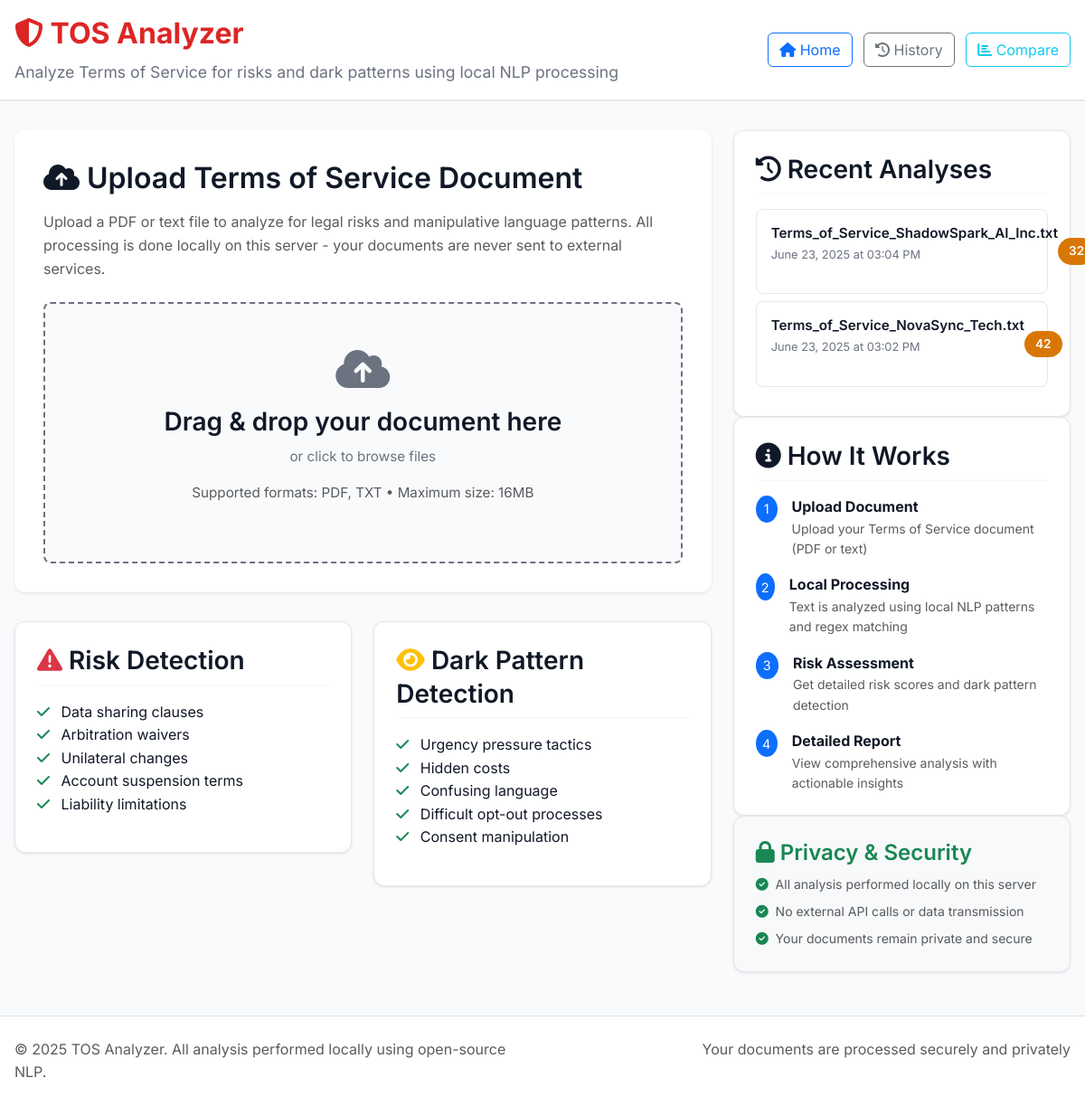
Before: / with the older database file.
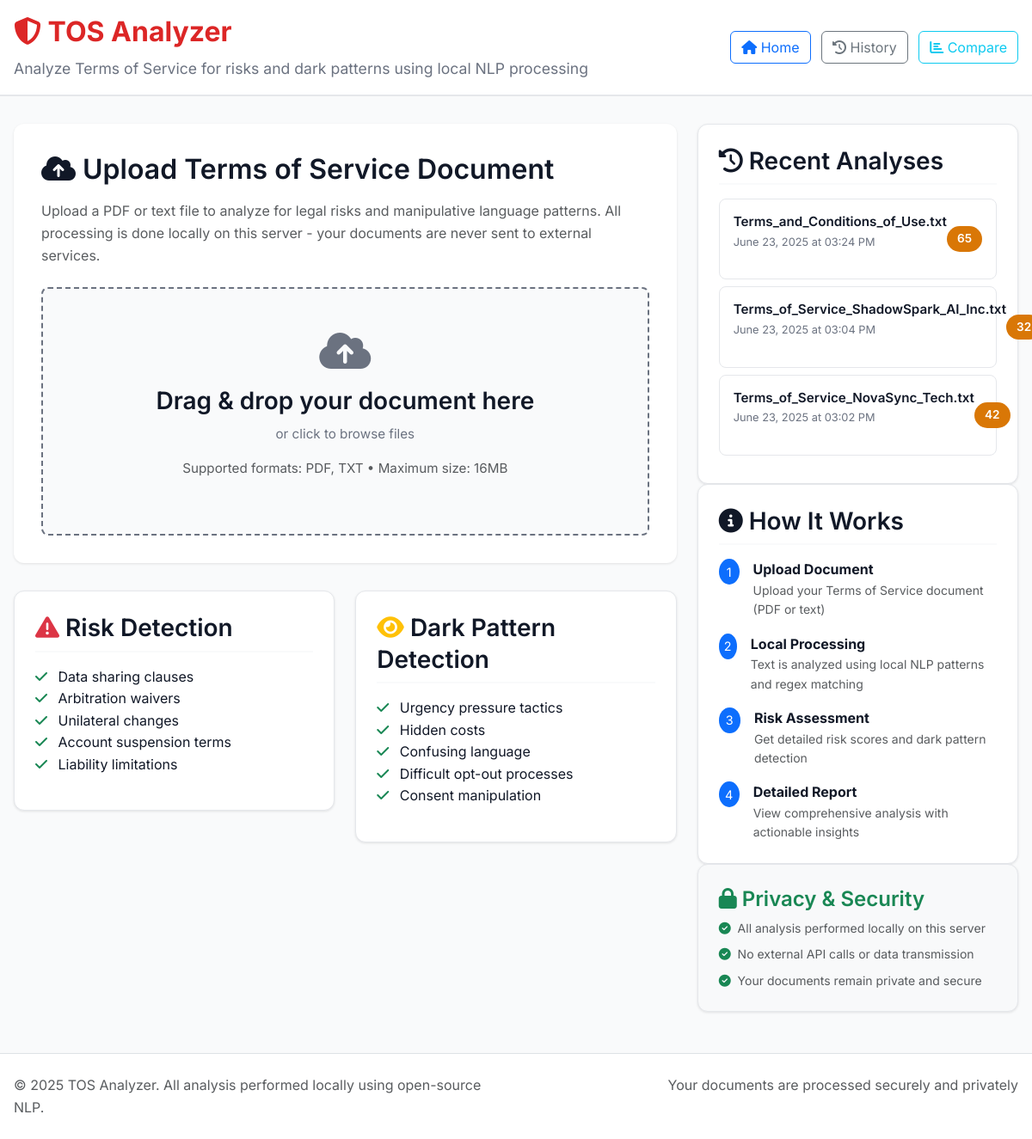
After: the same page with the newer database file.
### models.py (models this page shows, shortened)
class AnalysisResult(db.Model):
    id = db.Column(db.Integer, primary_key=True)
    filename = db.Column(db.String(255), nullable=False)
    file_hash = db.Column(db.String(64), nullable=False)
    risk_score = db.Column(db.Integer, nullable=False)
    analysis_data = db.Column(db.Text, nullable=False)  # JSON string
    created_at = db.Column(db.DateTime, default=datetime.utcnow)

### routes.py (the view)
@app.route('/')
def index():
    recent_analyses = AnalysisResult.query.order_by(AnalysisResult.created_at.desc()).limit(5).all()
    return render_template('index.html', recent_analyses=recent_analyses)

### templates/index.html (shortened to what the changed rows need)
{% extends "base.html" %}
{% block content %}
<div class="row">
    <div class="col-lg-8">
        <div class="upload-section">
            <h2 class="mb-3">
                <i class="fas fa-cloud-upload-alt"></i>
                Upload Terms of Service Document
            </h2>
        </div>
    </div>
    <div class="col-lg-4">
        {% if recent_analyses %}
        <div class="analysis-card">
            {% for analysis in recent_analyses %}
            <a href="{{ url_for('results', analysis_id=analysis.id) }}" class="recent-item">
                <div class="recent-item-info">
                    <h4>{{ analysis.filename }}</h4>
                    <p>{{ analysis.created_at.strftime('%B %d, %Y at %I:%M %p') }}</p>
                </div>
                <div class="recent-item-score">
                    <span class="score-badge {{ 'low' if analysis.risk_score < 30 else 'medium' if analysis.risk_score < 70 else 'high' }}">
                        {{ analysis.risk_score }}
                    </span>
                </div>
            </a>
            {% endfor %}
        </div>
        {% endif %}
    </div>
</div>
{% endblock %}

Changed rows visible on the page:
added AnalysisResult: filename "Terms_and_Conditions_of_Use.txt", created_at "June 23, 2025 at 03:24 PM", risk_score "65"
